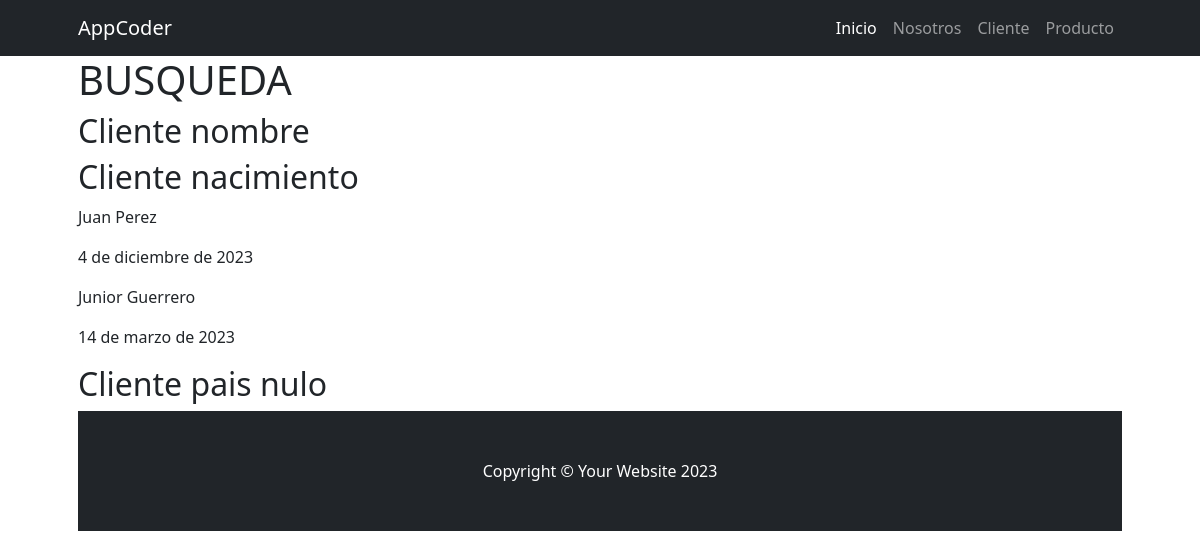
The app's page /cliente/busqueda/, older data.
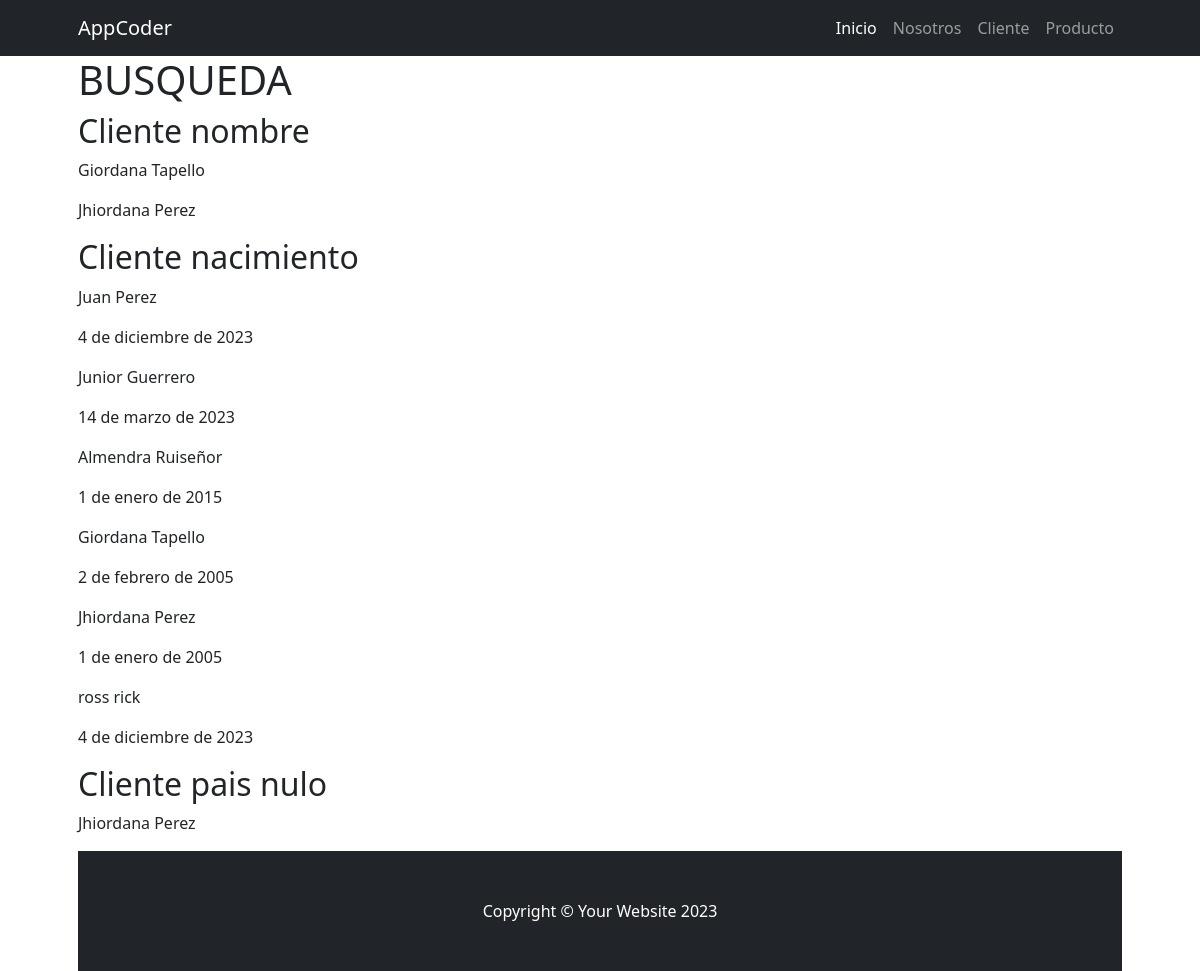
The same page, newer data.
### cliente/models.py (models this page shows)
class Cliente(models.Model):
    nombre = models.CharField(max_length=100)
    apellido = models.CharField(max_length=100)
    nacimiento = models.DateField(null=True, blank=True)
    pais_origen = models.ForeignKey(Pais, on_delete=models.SET_NULL, null=True)
    def __str__(self):
        return f"{self.nombre} {self.apellido}"

### cliente/views.py (the view)
# urls.py: path("busqueda/", views.busqueda),
def busqueda (request):
    cliente_nombre = models.Cliente.objects.filter(nombre__contains="dana")
    cliente_nacimiento = models.Cliente.objects.filter(nacimiento__gt = date(2000, 1, 1))
    cliente_pais= models.Cliente.objects.filter(pais_origen=None)
    context = {
        "cliente_nombre": cliente_nombre,
        "cliente_nacimiento": cliente_nacimiento,
        "cliente_pais": cliente_pais,
    }
    return render (request, "cliente/busqueda.html", context)

### cliente/templates/cliente/busqueda.html
{% extends 'core/base.html' %}
{% block contenido_titulo %}
    BUSQUEDA
{% endblock contenido_titulo %}
{% block contenido %}
    <h2>Cliente nombre</h2>
    {% for cliente in cliente_nombre %}
        <p>{{ cliente }}<p>
    {% endfor %}
    <h2>Cliente nacimiento</h2>
    {% for cliente in cliente_nacimiento %}
        <p>{{ cliente }}<p>
        <p>{{ cliente.nacimiento }}<p>
    {% endfor %}
    <h2>Cliente pais nulo</h2>
    {% for cliente in cliente_pais %}
        <p>{{ cliente }}<p>
    {% endfor %}
{% endblock contenido %}

Row changes from the older to the newer data that the page shows:
added Cliente: nombre+apellido "Giordana Tapello", nacimiento "2 de febrero de 2005"
added Cliente: nombre+apellido "Jhiordana Perez", nacimiento "1 de enero de 2005"
added Cliente: nombre+apellido "Almendra Ruiseñor", nacimiento "1 de enero de 2015", shown under "Cliente nacimiento"
added Cliente: nombre+apellido "ross rick", nacimiento "4 de diciembre de 2023", shown under "Cliente nacimiento"
